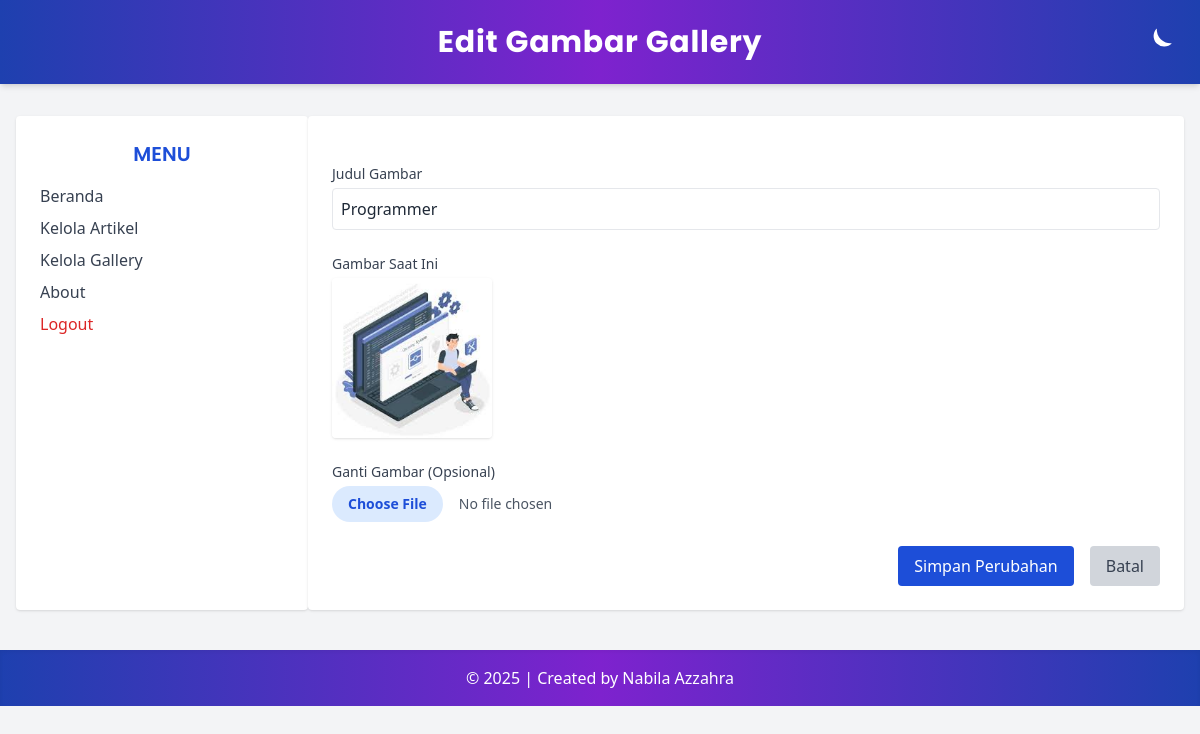
Screenshot of /admin/edit_gallery.php?id_gallery=2 (signed in) with the database file from the repository.
### tables this page shows
CREATE TABLE `tbl_gallery` (
  `id_gallery` int(5) NOT NULL,
  `judul` text NOT NULL,
  `foto` text NOT NULL
);

### admin/edit_gallery.php (the view, shortened to what this page needs)
<?php
include('../koneksi.php');
$id = $_GET['id_gallery'];
$sql = "SELECT * FROM tbl_gallery WHERE id_gallery = '$id'";
$query = mysqli_query($db, $sql);
$data = mysqli_fetch_array($query);
?>
<!DOCTYPE html>
<html lang="en">
<head>
    <script src="https://cdn.tailwindcss.com"></script>
</head>
<body class="bg-gray-100 dark:bg-gray-900 text-gray-800 dark:text-gray-100 min-h-screen font-sans">
     <header class="bg-gradient-to-r from-blue-800 via-purple-700 to-blue-800 dark:from-gray-900 dark:via-gray-800 dark:to-gray-900 text-white text-center p-6 text-3xl font-semibold tracking-wide shadow-md">
        <h1 class="text-3xl font-bold">Edit Gambar Gallery</h1>
        <button onclick="toggleDarkMode()" class="absolute right-6 top-6 hover:scale-110 transition" title="Toggle Theme">
             <svg id="icon-moon" xmlns="http://www.w3.org/2000/svg" class="w-9 h-9 fill-current" viewBox="0 0 24 24">
                <path d="M21 12.79A9 9 0 0111.21 3a7 7 0 1010 9.79z" />
            </svg>
        </button>
    </header>
    <div class="flex max-w-7xl mx-auto mt-8 px-4">
         <aside class="w-1/4 bg-white dark:bg-gray-800 rounded shadow p-6">
            <h2 class="text-xl font-semibold text-blue-700 dark:text-blue-400 mb-4 text-center">MENU</h2>
            <ul class="space-y-2 text-gray-700 dark:text-gray-200">
                <li><a href="beranda_admin.php" class="block hover:text-blue-500">Beranda</a></li>
                <li><a href="data_artikel.php" class="block hover:text-blue-500">Kelola Artikel</a></li>
                <li><a href="data_gallery.php" class="block hover:text-blue-500">Kelola Gallery</a></li>
                <li><a href="about.php" class="block hover:text-blue-500">About</a></li>
                <li>
                    <a href="logout.php" onclick="return confirm('Apakah anda yakin ingin keluar?');"
                    class="block text-red-600 hover:underline font-medium">Logout</a>
                </li>
            </ul>
        </aside>
         <main class="w-3/4 bg-white dark:bg-gray-800 rounded shadow p-6">
            <form action="proses_edit_gallery.php" method="post" enctype="multipart/form-data" class="space-y-6">
                <div>
                    <label for="judul" class="block text-sm font-medium text-gray-700 dark:text-gray-300 mb-1">Judul Gambar</label>
                    <input type="text" id="judul" name="judul" required
                    value="<?php echo htmlspecialchars($data['judul']); ?>"
                    class="w-full p-2 border rounded focus:outline-none focus:ring focus:border-blue-500 bg-white dark:bg-gray-700 dark:text-white">
                </div>
                <div>
                    <label class="block text-sm font-medium text-gray-700 dark:text-gray-300 mb-1">Gambar Saat Ini</label>
                    <img src="../images/<?php echo $data['foto']; ?>" class="h-40 rounded shadow mb-3" alt="Foto Lama">
                </div>
                <div>
                    <label for="foto" class="block text-sm font-medium text-gray-700 dark:text-gray-300 mb-1">Ganti Gambar (Opsional)</label>
                    <input type="file" id="foto" name="foto" accept="image/*"
                    class="block w-full text-sm text-gray-600 dark:text-gray-100 file:mr-4 file:py-2 file:px-4 file:rounded-full file:border-0 file:text-sm file:font-semibold file:bg-blue-100 file:text-blue-700 hover:file:bg-blue-200">
                </div>
                <div class="flex justify-end space-x-4">
                    <button type="submit"
                    class="bg-blue-700 text-white px-4 py-2 rounded hover:bg-blue-800 transition">Simpan Perubahan</button>
                    <a href="data_gallery.php"
                    class="bg-gray-300 dark:bg-gray-700 text-gray-700 dark:text-gray-100 px-4 py-2 rounded hover:bg-gray-400 dark:hover:bg-gray-600 transition">Batal</a>
                </div>
            </form>
        </main>
    </div>
     <footer class="bg-gradient-to-r from-blue-800 via-purple-700 to-blue-800 dark:from-gray-900 dark:via-gray-800 dark:to-gray-900 text-white text-center py-4 mt-10 shadow-inner">
        &copy; <?php echo date('Y'); ?> | Created by Nabila Azzahra
    </footer>
</body>
</html>

### admin/edit_gallery.php (style rules this page uses)
h1, h2 { font-family: 'Poppins', sans-serif; }

### rows the page displays
tbl_gallery: judul "Programmer", foto (picture)
